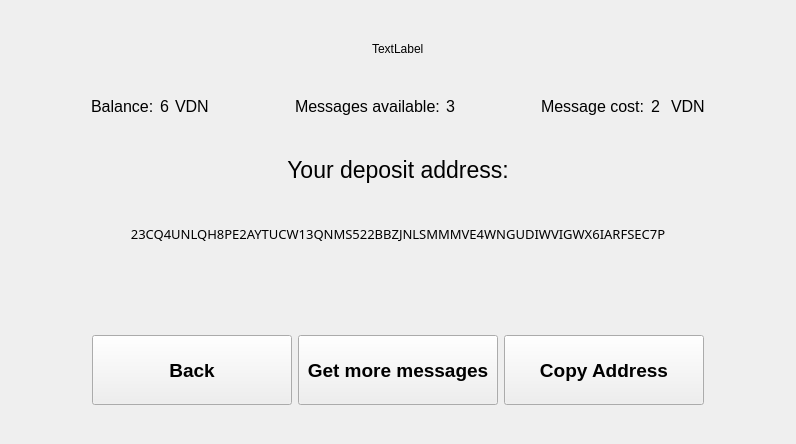
       <widget class="QWidget" name="page2balance">
        <layout class="QGridLayout" name="gridLayout_5" rowstretch="1,1,1,1,1,1,1,1,1,1,1,0,0">
         <item row="1" column="0" colspan="4">
          <layout class="QHBoxLayout" name="horizontalLayout_9">
           <item>
            <spacer name="horizontalSpacer_21">
             <property name="orientation">
              <enum>Qt::Horizontal</enum>
             </property>
             <property name="sizeHint" stdset="0">
              <size>
               <width>40</width>
               <height>20</height>
              </size>
             </property>
            </spacer>
           </item>
           <item>
            <widget class="QLabel" name="label1Page2">
             <property name="text">
              <string>TextLabel</string>
             </property>
            </widget>
           </item>
           <item>
            <spacer name="horizontalSpacer_22">
             <property name="orientation">
              <enum>Qt::Horizontal</enum>
             </property>
             <property name="sizeHint" stdset="0">
              <size>
               <width>40</width>
               <height>20</height>
              </size>
             </property>
            </spacer>
           </item>
          </layout>
         </item>
         <item row="5" column="0" colspan="4">
          <layout class="QHBoxLayout" name="horizontalLayout_15">
           <item>
            <spacer name="horizontalSpacer_17">
             <property name="orientation">
              <enum>Qt::Horizontal</enum>
             </property>
             <property name="sizeHint" stdset="0">
              <size>
               <width>40</width>
               <height>20</height>
              </size>
             </property>
            </spacer>
           </item>
           <item>
            <widget class="QLabel" name="label0Page2">
             <property name="sizePolicy">
              <sizepolicy hsizetype="Preferred" vsizetype="Preferred">
               <horstretch>0</horstretch>
               <verstretch>0</verstretch>
              </sizepolicy>
             </property>
             <property name="minimumSize">
              <size>
               <width>0</width>
               <height>40</height>
              </size>
             </property>
             <property name="sizeIncrement">
              <size>
               <width>0</width>
               <height>0</height>
              </size>
             </property>
             <property name="baseSize">
              <size>
               <width>0</width>
               <height>0</height>
              </size>
             </property>
             <property name="font">
              <font>
               <pointsize>17</pointsize>
              </font>
             </property>
             <property name="text">
              <string>Your deposit address:</string>
             </property>
             <property name="alignment">
              <set>Qt::AlignCenter</set>
             </property>
            </widget>
           </item>
           <item>
            <spacer name="horizontalSpacer_18">
             <property name="orientation">
              <enum>Qt::Horizontal</enum>
             </property>
             <property name="sizeHint" stdset="0">
              <size>
               <width>40</width>
               <height>20</height>
              </size>
             </property>
            </spacer>
           </item>
          </layout>
         </item>
         <item row="8" column="3">
          <spacer name="verticalSpacer_8">
           <property name="orientation">
            <enum>Qt::Vertical</enum>
           </property>
           <property name="sizeHint" stdset="0">
            <size>
             <width>20</width>
             <height>29</height>
            </size>
           </property>
          </spacer>
         </item>
         <item row="12" column="2">
          <spacer name="verticalSpacer_10">
           <property name="orientation">
            <enum>Qt::Vertical</enum>
           </property>
           <property name="sizeHint" stdset="0">
            <size>
             <width>20</width>
             <height>28</height>
            </size>
           </property>
          </spacer>
         </item>
         <item row="0" column="0">
          <spacer name="verticalSpacer_11">
           <property name="orientation">
            <enum>Qt::Vertical</enum>
           </property>
           <property name="sizeHint" stdset="0">
            <size>
             <width>28</width>
             <height>28</height>
            </size>
           </property>
          </spacer>
         </item>
         <item row="11" column="0" colspan="4">
          <layout class="QHBoxLayout" name="horizontalLayout_8">
           <item>
            <spacer name="horizontalSpacer_19">
             <property name="orientation">
              <enum>Qt::Horizontal</enum>
             </property>
             <property name="sizeHint" stdset="0">
              <size>
               <width>40</width>
               <height>20</height>
              </size>
             </property>
            </spacer>
           </item>
           <item>
            <widget class="QPushButton" name="back_Button">
             <property name="minimumSize">
              <size>
               <width>200</width>
               <height>70</height>
              </size>
             </property>
             <property name="font">
              <font>
               <pointsize>14</pointsize>
               <weight>75</weight>
               <bold>true</bold>
              </font>
             </property>
             <property name="text">
              <string>Back</string>
             </property>
            </widget>
           </item>
           <item>
            <widget class="QPushButton" name="GetMoreMessagesButton">
             <property name="minimumSize">
              <size>
               <width>200</width>
               <height>70</height>
              </size>
             </property>
             <property name="font">
              <font>
               <pointsize>14</pointsize>
               <weight>75</weight>
               <bold>true</bold>
              </font>
             </property>
             <property name="text">
              <string>Get more messages</string>
             </property>
            </widget>
           </item>
           <item>
            <widget class="QPushButton" name="CopyAddressButton">
             <property name="minimumSize">
              <size>
               <width>200</width>
               <height>70</height>
              </size>
             </property>
             <property name="font">
              <font>
               <pointsize>14</pointsize>
               <weight>75</weight>
               <bold>true</bold>
              </font>
             </property>
             <property name="text">
              <string>Copy Address</string>
             </property>
            </widget>
           </item>
           <item>
            <spacer name="horizontalSpacer_20">
             <property name="orientation">
              <enum>Qt::Horizontal</enum>
             </property>
             <property name="sizeHint" stdset="0">
              <size>
               <width>40</width>
               <height>20</height>
              </size>
             </property>
            </spacer>
           </item>
          </layout>
         </item>
         <item row="3" column="0" colspan="4">
          <layout class="QHBoxLayout" name="horizontalLayout_48">
           <item>
            <spacer name="horizontalSpacer_23">
             <property name="orientation">
              <enum>Qt::Horizontal</enum>
             </property>
             <property name="sizeHint" stdset="0">
              <size>
               <width>40</width>
               <height>20</height>
              </size>
             </property>
            </spacer>
           </item>
           <item>
            <layout class="QHBoxLayout" name="horizontalLayout_16">
             <item>
              <layout class="QHBoxLayout" name="horizontalLayout_5">
               <item>
                <spacer name="horizontalSpacer_11">
                 <property name="orientation">
                  <enum>Qt::Horizontal</enum>
                 </property>
                 <property name="sizeHint" stdset="0">
                  <size>
                   <width>40</width>
                   <height>20</height>
                  </size>
                 </property>
                </spacer>
               </item>
               <item>
                <widget class="QLabel" name="label4Page2">
                 <property name="font">
                  <font>
                   <pointsize>12</pointsize>
                  </font>
                 </property>
                 <property name="text">
                  <string>Balance:</string>
                 </property>
                </widget>
               </item>
               <item>
                <widget class="QLabel" name="label2Page2">
                 <property name="font">
                  <font>
                   <pointsize>12</pointsize>
                  </font>
                 </property>
                 <property name="text">
                  <string>6</string>
                 </property>
                </widget>
               </item>
               <item>
                <widget class="QLabel" name="label3Page2">
                 <property name="font">
                  <font>
                   <pointsize>12</pointsize>
                  </font>
                 </property>
                 <property name="text">
                  <string>VDN</string>
                 </property>
                </widget>
               </item>
               <item>
                <spacer name="horizontalSpacer_12">
                 <property name="orientation">
                  <enum>Qt::Horizontal</enum>
                 </property>
                 <property name="sizeHint" stdset="0">
                  <size>
                   <width>40</width>
                   <height>20</height>
                  </size>
                 </property>
                </spacer>
               </item>
              </layout>
             </item>
             <item>
              <layout class="QHBoxLayout" name="horizontalLayout_6">
               <item>
                <spacer name="horizontalSpacer_13">
                 <property name="orientation">
                  <enum>Qt::Horizontal</enum>
                 </property>
                 <property name="sizeHint" stdset="0">
                  <size>
                   <width>40</width>
                   <height>20</height>
                  </size>
                 </property>
                </spacer>
               </item>
               <item>
                <widget class="QLabel" name="label5Page2">
                 <property name="font">
                  <font>
                   <pointsize>12</pointsize>
                  </font>
                 </property>
                 <property name="text">
                  <string>Messages available:</string>
                 </property>
                </widget>
               </item>
               <item>
                <widget class="QLabel" name="label6Page2">
                 <property name="font">
                  <font>
                   <pointsize>12</pointsize>
                  </font>
                 </property>
                 <property name="text">
                  <string>3</string>
                 </property>
                </widget>
               </item>
               <item>
                <spacer name="horizontalSpacer_14">
                 <property name="orientation">
                  <enum>Qt::Horizontal</enum>
                 </property>
                 <property name="sizeHint" stdset="0">
                  <size>
                   <width>40</width>
                   <height>20</height>
                  </size>
                 </property>
                </spacer>
               </item>
              </layout>
             </item>
             <item>
              <layout class="QHBoxLayout" name="horizontalLayout_7">
               <item>
                <spacer name="horizontalSpacer_15">
                 <property name="orientation">
                  <enum>Qt::Horizontal</enum>
                 </property>
                 <property name="sizeHint" stdset="0">
                  <size>
                   <width>40</width>
                   <height>20</height>
                  </size>
                 </property>
                </spacer>
               </item>
               <item>
                <widget class="QLabel" name="label7Page2">
                 <property name="font">
                  <font>
                   <pointsize>12</pointsize>
                  </font>
                 </property>
                 <property name="text">
                  <string>Message cost:</string>
                 </property>
                </widget>
               </item>
               <item>
                <widget class="QLabel" name="label8Page2">
                 <property name="font">
                  <font>
                   <pointsize>12</pointsize>
                  </font>
                 </property>
                 <property name="text">
                  <string>2 </string>
                 </property>
                </widget>
               </item>
               <item>
                <widget class="QLabel" name="label9Page2">
                 <property name="font">
                  <font>
                   <pointsize>12</pointsize>
                  </font>
                 </property>
                 <property name="text">
                  <string>VDN</string>
                 </property>
                </widget>
               </item>
               <item>
                <spacer name="horizontalSpacer_16">
                 <property name="orientation">
                  <enum>Qt::Horizontal</enum>
                 </property>
                 <property name="sizeHint" stdset="0">
                  <size>
                   <width>40</width>
                   <height>20</height>
                  </size>
                 </property>
                </spacer>
               </item>
              </layout>
             </item>
            </layout>
           </item>
           <item>
            <spacer name="horizontalSpacer_26">
             <property name="orientation">
              <enum>Qt::Horizontal</enum>
             </property>
             <property name="sizeHint" stdset="0">
              <size>
               <width>40</width>
               <height>20</height>
              </size>
             </property>
            </spacer>
           </item>
          </layout>
         </item>
         <item row="4" column="1">
          <spacer name="verticalSpacer_13">
           <property name="orientation">
            <enum>Qt::Vertical</enum>
           </property>
           <property name="sizeHint" stdset="0">
            <size>
             <width>20</width>
             <height>29</height>
            </size>
           </property>
          </spacer>
         </item>
         <item row="2" column="0">
          <spacer name="verticalSpacer_12">
           <property name="orientation">
            <enum>Qt::Vertical</enum>
           </property>
           <property name="sizeHint" stdset="0">
            <size>
             <width>20</width>
             <height>28</height>
            </size>
           </property>
          </spacer>
         </item>
         <item row="6" column="2">
          <spacer name="verticalSpacer_5">
           <property name="orientation">
            <enum>Qt::Vertical</enum>
           </property>
           <property name="sizeHint" stdset="0">
            <size>
             <width>20</width>
             <height>28</height>
            </size>
           </property>
          </spacer>
         </item>
         <item row="7" column="0" colspan="4">
          <widget class="QLabel" name="label10Page2">
           <property name="font">
            <font>
             <family>Phetsarath OT</family>
             <pointsize>10</pointsize>
            </font>
           </property>
           <property name="text">
            <string>23CQ4UNLQH8PE2AYTUCW13QNMS522BBZJNLSMMMVE4WNGUDIWVIGWX6IARFSEC7P</string>
           </property>
           <property name="alignment">
            <set>Qt::AlignCenter</set>
           </property>
          </widget>
         </item>
         <item row="10" column="0">
          <spacer name="verticalSpacer_26">
           <property name="orientation">
            <enum>Qt::Vertical</enum>
           </property>
           <property name="sizeHint" stdset="0">
            <size>
             <width>20</width>
             <height>40</height>
            </size>
           </property>
          </spacer>
         </item>
         <item row="9" column="0" colspan="4">
          <widget class="QLabel" name="BalanceErrLabel">
           <property name="text">
            <string/>
           </property>
           <property name="alignment">
            <set>Qt::AlignCenter</set>
           </property>
          </widget>
         </item>
        </layout>
       </widget>
